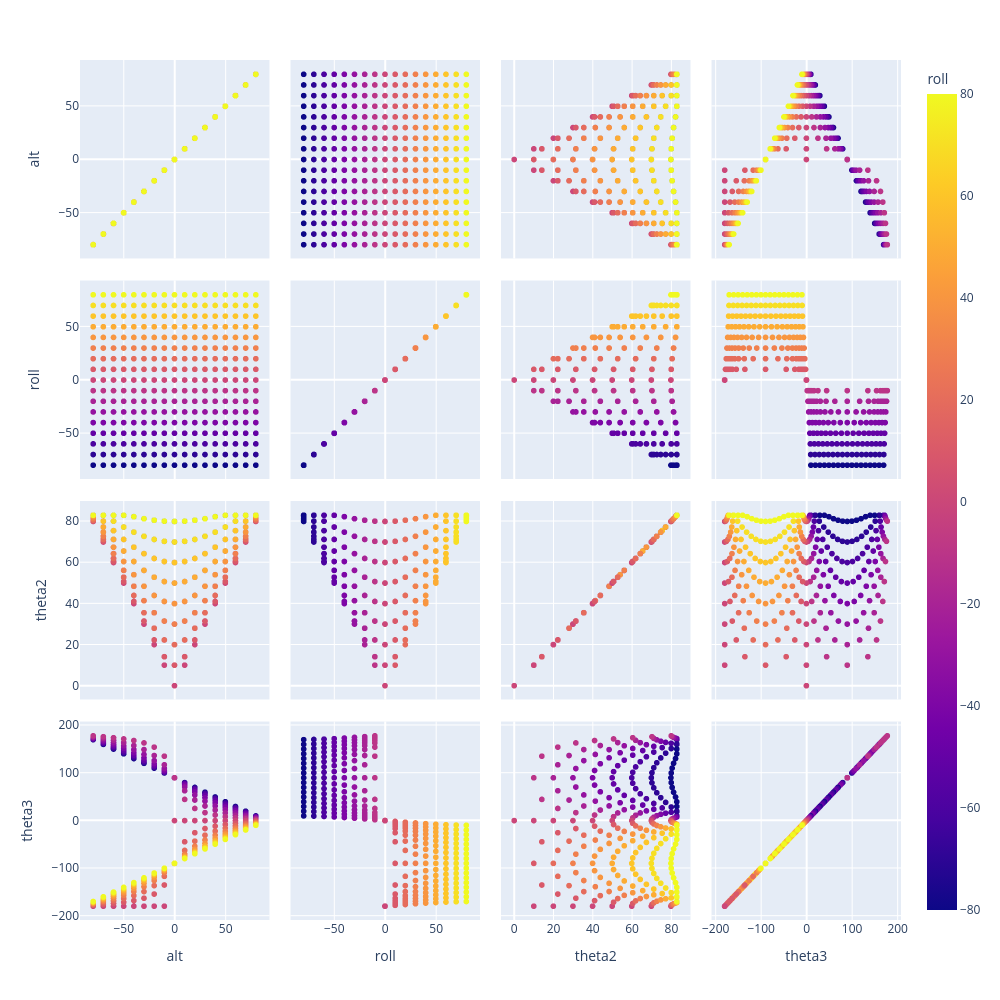

Notebook source saved alongside this figure:
### Markdown cell above
# Scatter Matrix of Altitude, Roll, Theta2 and Theta3

### Code cell
fig = px.scatter_matrix(d, dimensions=["alt", "roll", "theta2", "theta3"], color="roll")
fig.update_layout(height=1000,width=1000 )
fig.show()

### Figure 1 — Plotly figure (JSON) as saved in the notebook; plotly's stock layout.template omitted (floating-point values rounded to 4 significant figures; data arrays with more than 128 entries replaced by an {"elided": "..."} marker saying what was removed)
{"data": [{"dimensions": [{"axis": {"matches": true}, "label": "alt", "values": {"elided": "289 int values"}}, {"axis": {"matches": true}, "label": "roll", "values": {"elided": "289 int values"}}, {"axis": {"matches": true}, "label": "theta2", "values": {"elided": "289 float values"}}, {"axis": {"matches": true}, "label": "theta3", "values": {"elided": "289 float values"}}], "hovertemplate": "%{xaxis.title.text}=%{x}<br>%{yaxis.title.text}=%{y}<br>roll=%{marker.color}<extra></extra>", "legendgroup": "", "marker": {"color": {"elided": "289 int values"}, "coloraxis": "coloraxis", "symbol": "circle"}, "name": "", "showlegend": false, "type": "splom"}], "layout": {"coloraxis": {"colorbar": {"title": {"text": "roll"}}, "colorscale": [[0, "#0d0887"], [0.1111, "#46039f"], [0.2222, "#7201a8"], [0.3333, "#9c179e"], [0.4444, "#bd3786"], [0.5556, "#d8576b"], [0.6667, "#ed7953"], [0.7778, "#fb9f3a"], [0.8889, "#fdca26"], [1, "#f0f921"]]}, "dragmode": "select", "height": 1000, "legend": {"tracegroupgap": 0}, "margin": {"t": 60}, "width": 1000}}
